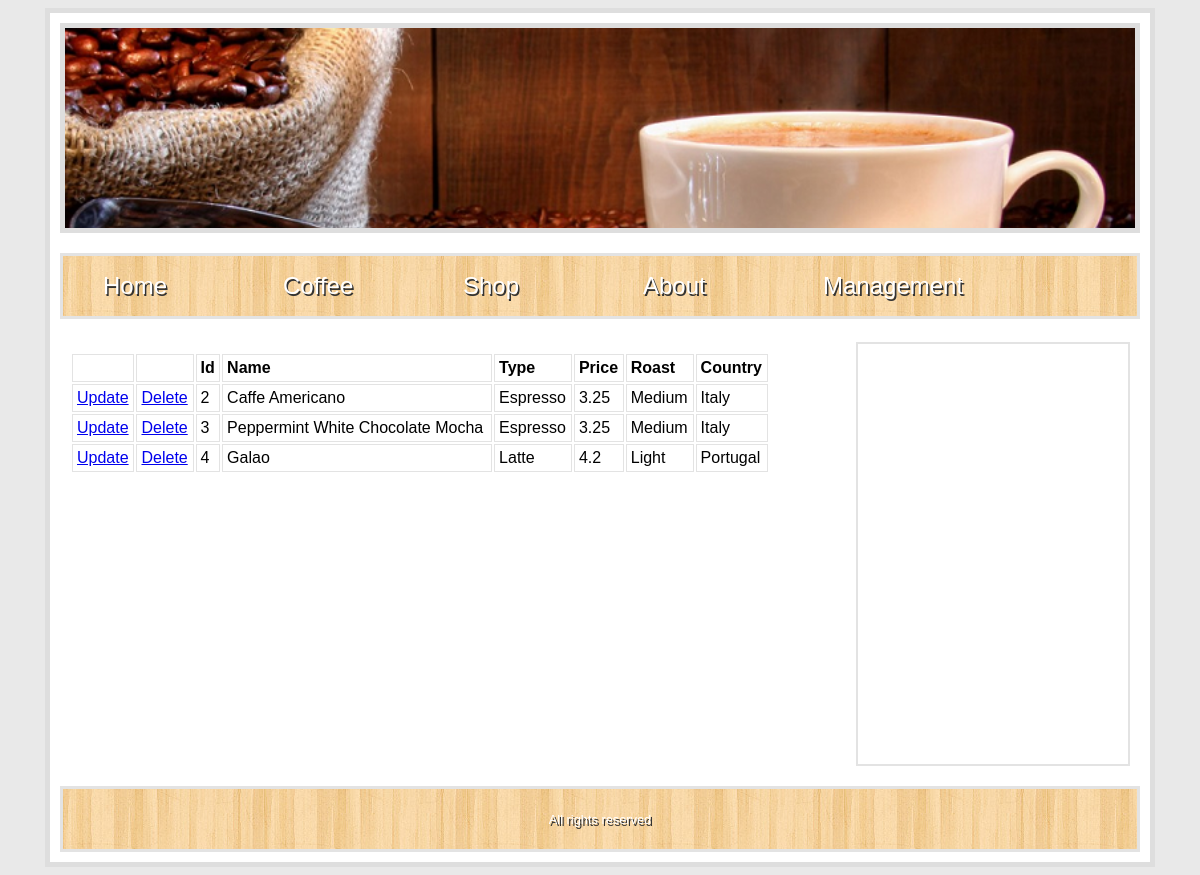
/CoffeeOverview.php, run on the app's committed database.
### tables this page shows
CREATE TABLE `coffee` (
  `id` int(11) NOT NULL,
  `name` varchar(255) DEFAULT NULL,
  `type` varchar(255) DEFAULT NULL,
  `price` double DEFAULT NULL,
  `roast` varchar(255) DEFAULT NULL,
  `country` varchar(255) DEFAULT NULL,
  `image` varchar(255) DEFAULT NULL,
  `review` text
);

### CoffeeOverview.php (called while the page is built, shortened)
<?php
	include './Controller/CoffeeController.php';
	$coffeeController = new CoffeeController();
	$content = $coffeeController->CreateOverviewTable();
	include './Template.php';
?>

### Model/CoffeeModel.php (called while the page is built, shortened)
<?php
	require ("Entities/CoffeeEntity.php");
	class CoffeeModel
	{
		function GetCoffeeByType($type)
		{
			require 'Credentials.php';
			$query = "SELECT * FROM coffee WHERE type LIKE '$type'";
			$result = mysql_query($query)or die(mysql_error());
			$coffeeArray = array();
			while($row = mysql_fetch_array($result))
			{
				$id = $row[0];
				$name = $row[1];
				$type = $row[2];
				$price = $row[3];
				$roast = $row[4];
				$country = $row[5];
				$image = $row[6];
				$review = $row[7];
			$coffee = new CoffeeEntity($id, $name, $type, $price, $roast, $country, $image, $review);
			array_push($coffeeArray, $coffee);
			}
			return $coffeeArray;
		}
	}
?>

### Model/Credentials.php (called while the page is built)
<?php
	$host = "127.0.0.1";
	$user = "root";
	$password = "";
	$database = "CoffeeDB";
?>

### Entities/CoffeeEntity.php (called while the page is built, shortened)
<?php
	class CoffeeEntity
	{
		function __construct($id, $name, $type, $price, $roast, $country, $image, $review)
		 {
			$this->id = $id;
			$this->name = $name;
			$this->type = $type;
			$this->price = $price;
			$this->roast = $roast;
			$this->country = $country;
		}
	}
?>

### Controller/CoffeeController.php (the view, shortened to what this page needs)
<?php
require ("Model/CoffeeModel.php");
class CoffeeController
{
	function CreateOverviewTable()
	{
			$result = "
				<table class='overViewTable'>
					<tr>
						<td></td>
						<td></td>
						<td><b>Id</b></td>
						<td><b>Name</b></td>
						<td><b>Type</b></td>
						<td><b>Price</b></td>
						<td><b>Roast</b></td>
						<td><b>Country</b></td>
					</tr>";
				$coffeeArray = $this->GetCoffeeByType('%');
				foreach($coffeeArray as $key => $value)
				{
					$result = $result .
						"<tr>
							<td><a href='CoffeeAdd.php?update=$value->id'>Update</a></td>
							<td><a href='#' onclick='showConfirm($value->id)'>Delete</a></td>
							<td>$value->id</td>
							<td>$value->name</td>
							<td>$value->type</td>
							<td>$value->price</td>
							<td>$value->roast</td>
							<td>$value->country</td>
						</tr>";
				}
				$result = $result . "</table>";
				return $result;
	}
	function GetCoffeeByType($type)
	{
		$coffeeModel = new CoffeeModel();
		return $coffeeModel->GetCoffeeByType($type);
	}
}
?>

### Styles/Stylesheet.css (style rules this page uses)
body { font-family: lucida grande, tahoma, verdana, arial, sans-serif; background-color: #e9e9e9; }
.overViewTable { width: 700px; }
.overViewTable tr { padding: 4px; }
.overViewTable td { padding: 4px; border: 1px solid #E3E3E3; }

### data on the page
coffee: id "2", name "Caffe Americano", type "Espresso", price "3.25", roast "Medium", country "Italy"
coffee: id "3", name "Peppermint White Chocolate Mocha", type "Espresso", price "3.25", roast "Medium", country "Italy"
coffee: id "4", name "Galao", type "Latte", price "4.2", roast "Light", country "Portugal"
